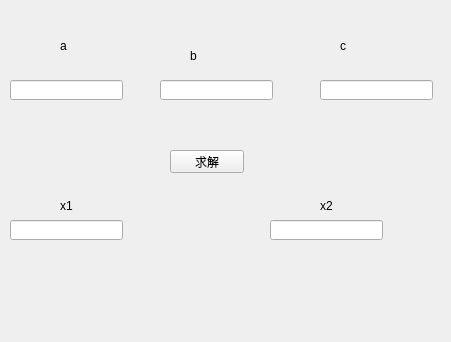
<?xml version="1.0" encoding="UTF-8"?>
<ui version="4.0">
 <class>mainWindow</class>
 <widget class="QMainWindow" name="mainWindow">
  <property name="geometry">
   <rect>
    <x>0</x>
    <y>0</y>
    <width>451</width>
    <height>342</height>
   </rect>
  </property>
  <property name="windowTitle">
   <string>MainWindow</string>
  </property>
  <property name="tabShape">
   <enum>QTabWidget::Triangular</enum>
  </property>
  <widget class="QWidget" name="centralwidget">
   <widget class="QLabel" name="label">
    <property name="geometry">
     <rect>
      <x>60</x>
      <y>40</y>
      <width>54</width>
      <height>12</height>
     </rect>
    </property>
    <property name="text">
     <string>a</string>
    </property>
   </widget>
   <widget class="QLabel" name="label_2">
    <property name="geometry">
     <rect>
      <x>190</x>
      <y>50</y>
      <width>54</width>
      <height>12</height>
     </rect>
    </property>
    <property name="text">
     <string>b</string>
    </property>
   </widget>
   <widget class="QLabel" name="label_3">
    <property name="geometry">
     <rect>
      <x>340</x>
      <y>40</y>
      <width>54</width>
      <height>12</height>
     </rect>
    </property>
    <property name="text">
     <string>c</string>
    </property>
   </widget>
   <widget class="QLineEdit" name="lineEdit">
    <property name="geometry">
     <rect>
      <x>10</x>
      <y>80</y>
      <width>113</width>
      <height>20</height>
     </rect>
    </property>
   </widget>
   <widget class="QLineEdit" name="lineEdit_2">
    <property name="geometry">
     <rect>
      <x>160</x>
      <y>80</y>
      <width>113</width>
      <height>20</height>
     </rect>
    </property>
   </widget>
   <widget class="QLineEdit" name="lineEdit_3">
    <property name="geometry">
     <rect>
      <x>320</x>
      <y>80</y>
      <width>113</width>
      <height>20</height>
     </rect>
    </property>
   </widget>
   <widget class="QPushButton" name="pushButton">
    <property name="geometry">
     <rect>
      <x>170</x>
      <y>150</y>
      <width>74</width>
      <height>23</height>
     </rect>
    </property>
    <property name="text">
     <string>求解</string>
    </property>
   </widget>
   <widget class="QLabel" name="label_4">
    <property name="geometry">
     <rect>
      <x>60</x>
      <y>200</y>
      <width>54</width>
      <height>12</height>
     </rect>
    </property>
    <property name="text">
     <string>x1</string>
    </property>
   </widget>
   <widget class="QLabel" name="label_5">
    <property name="geometry">
     <rect>
      <x>320</x>
      <y>200</y>
      <width>54</width>
      <height>12</height>
     </rect>
    </property>
    <property name="text">
     <string>x2</string>
    </property>
   </widget>
   <widget class="QLineEdit" name="lineEdit_4">
    <property name="geometry">
     <rect>
      <x>10</x>
      <y>220</y>
      <width>113</width>
      <height>20</height>
     </rect>
    </property>
   </widget>
   <widget class="QLineEdit" name="lineEdit_5">
    <property name="geometry">
     <rect>
      <x>270</x>
      <y>220</y>
      <width>113</width>
      <height>20</height>
     </rect>
    </property>
   </widget>
  </widget>
 </widget>
 <resources/>
 <connections/>
</ui>
